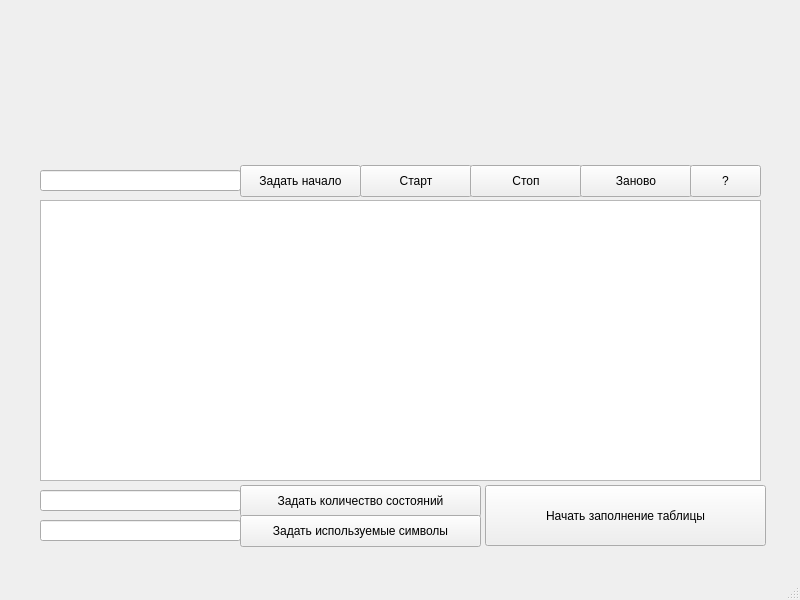
<?xml version="1.0" encoding="UTF-8"?>
<ui version="4.0">
 <class>MainWindow</class>
 <widget class="QMainWindow" name="MainWindow">
  <property name="geometry">
   <rect>
    <x>0</x>
    <y>0</y>
    <width>800</width>
    <height>600</height>
   </rect>
  </property>
  <property name="windowTitle">
   <string>MainWindow</string>
  </property>
  <widget class="QWidget" name="centralwidget">
   <widget class="QTableWidget" name="tableWidget">
    <property name="geometry">
     <rect>
      <x>40</x>
      <y>200</y>
      <width>721</width>
      <height>281</height>
     </rect>
    </property>
    <property name="font">
     <font>
      <family>PT Mono</family>
     </font>
    </property>
   </widget>
   <widget class="QLineEdit" name="statesEdit">
    <property name="geometry">
     <rect>
      <x>40</x>
      <y>490</y>
      <width>201</width>
      <height>21</height>
     </rect>
    </property>
    <property name="font">
     <font>
      <family>PT Mono</family>
     </font>
    </property>
    <property name="text">
     <string/>
    </property>
   </widget>
   <widget class="QPushButton" name="statesButton">
    <property name="geometry">
     <rect>
      <x>240</x>
      <y>485</y>
      <width>241</width>
      <height>32</height>
     </rect>
    </property>
    <property name="text">
     <string>Задать количество состояний</string>
    </property>
   </widget>
   <widget class="QLineEdit" name="symbolsEdit">
    <property name="geometry">
     <rect>
      <x>40</x>
      <y>520</y>
      <width>201</width>
      <height>21</height>
     </rect>
    </property>
    <property name="font">
     <font>
      <family>PT Mono</family>
     </font>
    </property>
    <property name="text">
     <string/>
    </property>
   </widget>
   <widget class="QPushButton" name="symbolsButton">
    <property name="geometry">
     <rect>
      <x>240</x>
      <y>515</y>
      <width>241</width>
      <height>32</height>
     </rect>
    </property>
    <property name="text">
     <string>Задать используемые символы</string>
    </property>
   </widget>
   <widget class="QPushButton" name="tableButton">
    <property name="geometry">
     <rect>
      <x>485</x>
      <y>485</y>
      <width>281</width>
      <height>61</height>
     </rect>
    </property>
    <property name="text">
     <string>Начать заполнение таблицы</string>
    </property>
   </widget>
   <widget class="QLineEdit" name="inputEdit">
    <property name="geometry">
     <rect>
      <x>40</x>
      <y>170</y>
      <width>201</width>
      <height>21</height>
     </rect>
    </property>
    <property name="font">
     <font>
      <family>PT Mono</family>
     </font>
    </property>
   </widget>
   <widget class="QPushButton" name="inputButton">
    <property name="geometry">
     <rect>
      <x>240</x>
      <y>165</y>
      <width>121</width>
      <height>32</height>
     </rect>
    </property>
    <property name="text">
     <string>Задать начало</string>
    </property>
   </widget>
   <widget class="QPushButton" name="startButton">
    <property name="geometry">
     <rect>
      <x>360</x>
      <y>165</y>
      <width>112</width>
      <height>32</height>
     </rect>
    </property>
    <property name="text">
     <string>Старт</string>
    </property>
   </widget>
   <widget class="QPushButton" name="stopButton">
    <property name="geometry">
     <rect>
      <x>470</x>
      <y>165</y>
      <width>112</width>
      <height>32</height>
     </rect>
    </property>
    <property name="text">
     <string>Стоп</string>
    </property>
   </widget>
   <widget class="QPushButton" name="againButton">
    <property name="geometry">
     <rect>
      <x>580</x>
      <y>165</y>
      <width>112</width>
      <height>32</height>
     </rect>
    </property>
    <property name="text">
     <string>Заново</string>
    </property>
   </widget>
   <widget class="QPushButton" name="helpButton">
    <property name="geometry">
     <rect>
      <x>690</x>
      <y>165</y>
      <width>71</width>
      <height>32</height>
     </rect>
    </property>
    <property name="text">
     <string>?</string>
    </property>
   </widget>
  </widget>
  <widget class="QMenuBar" name="menubar">
   <property name="geometry">
    <rect>
     <x>0</x>
     <y>0</y>
     <width>800</width>
     <height>22</height>
    </rect>
   </property>
  </widget>
  <widget class="QStatusBar" name="statusbar"/>
 </widget>
 <resources/>
 <connections/>
</ui>
